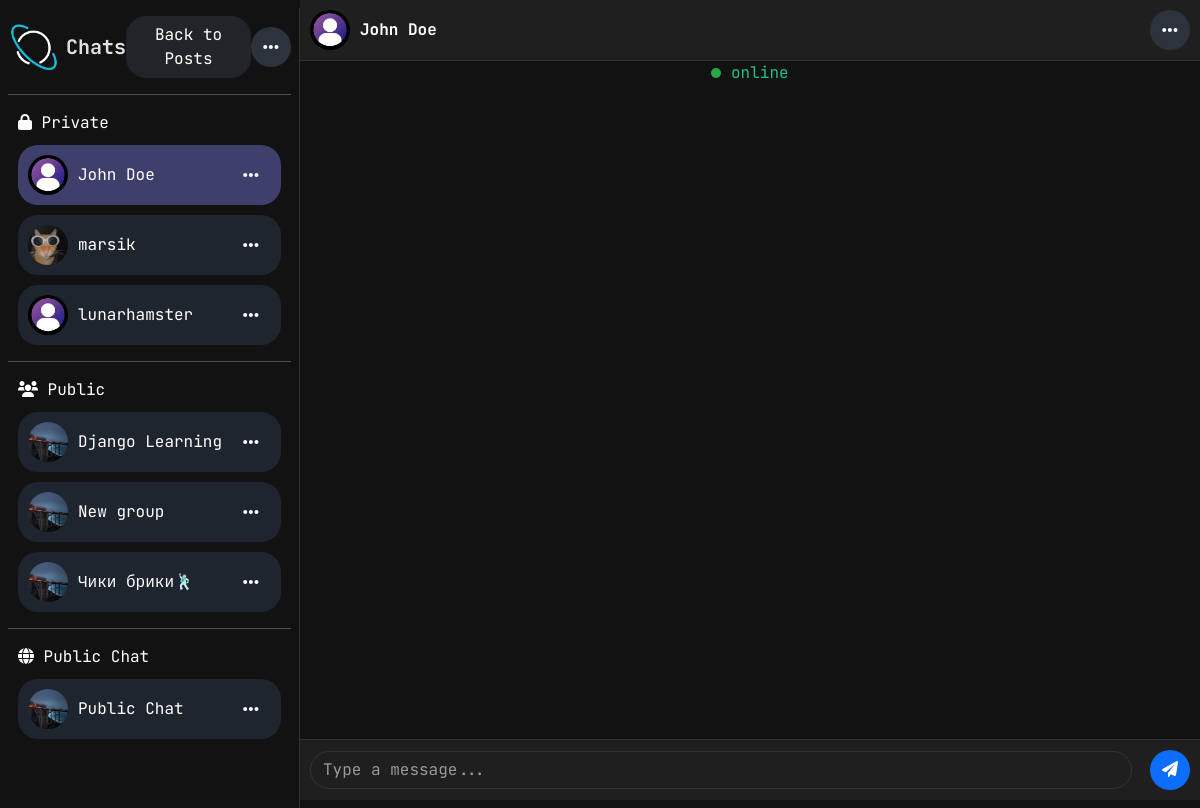
Page /chats/chatroom/Z2aGrrwCM5zrXkpfEMYdJv/ (signed in) on the earlier database version.
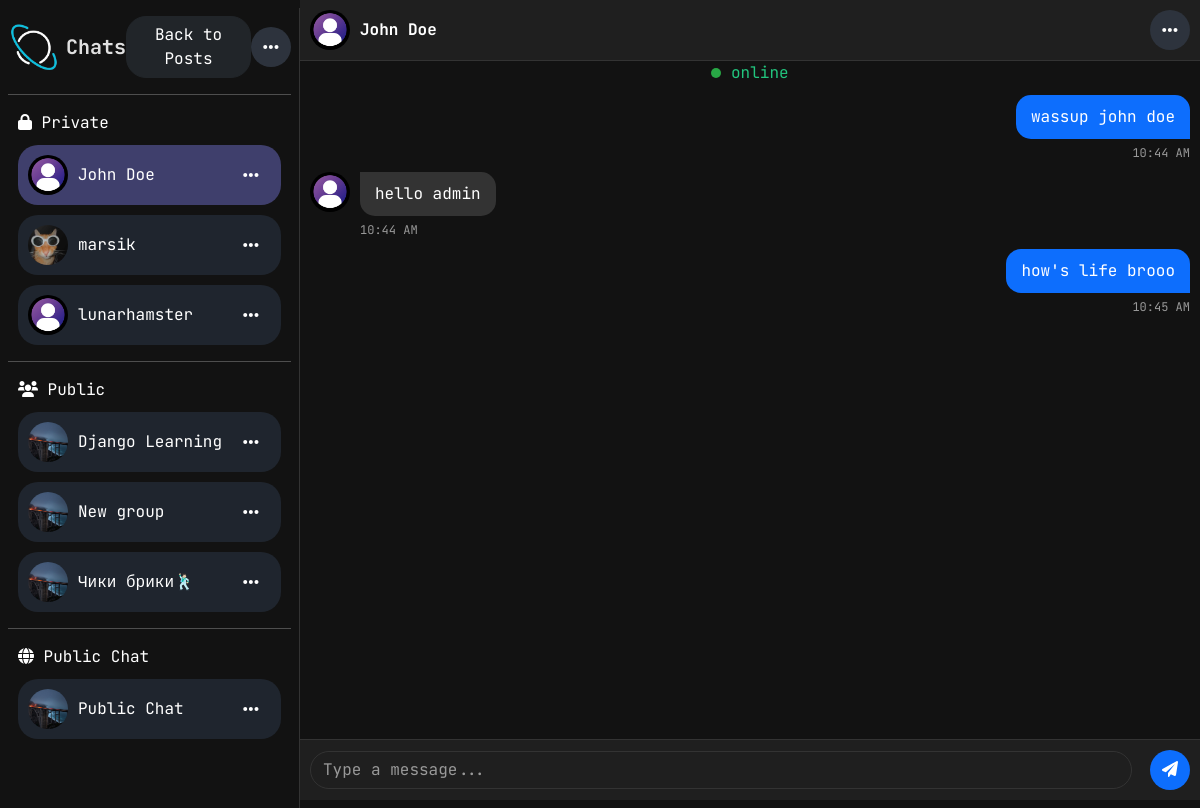
Same page on the later database version.
### users/models.py (models this page shows, shortened)
class Profile(models.Model):
    user = models.OneToOneField(User, on_delete=models.CASCADE, null=True, blank=True)
    username = models.CharField(max_length=15, unique=True, null=True)
    display_name = models.CharField(max_length=15, null=True, blank=True)
    image = models.ImageField(
        upload_to=upload_to,
        default='default/profile_default.png',
        validators=[
            FileExtensionValidator(allowed_extensions=tuple(ext for ext in utils.IMAGE_EXTENSIONS if ext != 'gif')),
            utils.validate_file_size,
        ]
    )
    banner = models.ImageField(
        upload_to=upload_to,
        default='default/banner.jpg',
        validators=[
            FileExtensionValidator(allowed_extensions=tuple(ext for ext in utils.IMAGE_EXTENSIONS if ext != 'gif')),
            utils.validate_file_size,
        ]
    )
    email = models.EmailField(max_length=100, null=True)
    bio = models.TextField(max_length=300, null=True, blank=True)
    created = models.DateTimeField(auto_now_add=True)
    updated = models.DateTimeField(auto_now=True)
    id = models.UUIDField(default=uuid4, unique=True, editable=False, primary_key=True)
    def get_username(self):
        return self.display_name if self.display_name else self.username
    def __str__(self):
        return self.username
    class Meta:
        ordering = ['-created']

### chat/models.py (models this page shows, shortened)
class Chat(models.Model):
    name = models.CharField(max_length=100, unique=True, default=shortuuid.uuid)
    group_name = models.CharField(max_length=100, null=True, blank=True)
    admin = models.ForeignKey(Profile, related_name='groups', null=True, blank=True, on_delete=models.SET_NULL)
    online_users = models.ManyToManyField(Profile, related_name='online_in_chat', blank=True)
    members = models.ManyToManyField(Profile, related_name='chats', blank=True)
    is_private = models.BooleanField(default=False)
    created = models.DateTimeField(auto_now_add=True, null=True)

class Message(models.Model):
    chat = models.ForeignKey(Chat, on_delete=models.CASCADE, related_name='chat_messages')
    author = models.ForeignKey(Profile, on_delete=models.SET_NULL, null=True)
    body = models.CharField(max_length=500)
    created = models.DateTimeField(auto_now_add=True)
    class Meta:
        ordering = ['-created']
    def time_sent(self):
        return self.created.strftime('%I:%M %p')

### chat/views.py (the view, shortened to what this page needs)
# urls.py: path('', views.chat_home, name='chat'),
@login_required(login_url='account_login')
def chat(request, chatroom_name='public-chat'):
    current_user = request.user.profile
    chat = get_object_or_404(Chat, name=chatroom_name)
    messages = chat.chat_messages.all()
    form = MessageForm()
    group_form = GroupForm()
    other_user = None
    if chat.is_private:
        if current_user not in chat.members.all():
            raise Http404()
        for member in chat.members.all():
            if member != current_user:
                other_user = member
                break
    if chat.group_name:
        if current_user not in chat.members.all():
            chat.members.add(current_user)
    context = {
        'form': form,
        'messages': messages,
        'chat_name': chat.name,
        'other_user': other_user,
        'chat': chat,
        'group_form': group_form,
    }
    return render(request, 'chat/chat.html', context)

### chat/forms.py
class MessageForm(forms.ModelForm):
    class Meta:
        model = Message
        fields = ['body']
        widgets = {
            'body': forms.TextInput({
                'class': 'form-control me-2',
                'type': 'text',
                'placeholder': 'Type a message...',
            })
        }

class GroupForm(forms.ModelForm):
    class Meta:
        model = Chat
        fields = ['group_name']
        widgets = {
            'group_name': forms.TextInput(attrs={
                'type': 'text',
                'class': 'form-control',
                'id': 'chatName',
                'name': 'chat_name',
                'placeholder': 'Name...',
                'maxlength': '100',
                'autofocus': True,
                'style': 'border-radius: 20px',
            })
        }

### chat/templates/chat/chat.html (shortened to what this page needs)
{% extends 'chat_main.html' %}
{% load static %}
{% block content %}
<div class="container-fluid">
    <div class="row">
        <div class="col-md-3 d-none d-md-block chat-list mt-2 p-2">
            <div class="chat-list-header d-flex align-items-center justify-content-between">
                <div class="d-flex align-items-center">
                    <img src="{% static 'img/logo_2.png' %}" alt="Logo" style="max-width: 50px;" class="me-2">
                    <span style="font-size: 20px;">Chats</span>
                </div>
                <a href="/" class="btn btn-dark" style="border-radius: 20px;">
                    Back to Posts
                </a>
                <div class="dropdown">
                    <button class="btn btn-dark dropdown-toggle chat-button" type="button" data-bs-toggle="dropdown">
                        <i class="fas fa-ellipsis-h"></i>
                    </button>
                </div>
            </div>
            <hr>
            {% include 'chat/partials/chat_list.html' %}
        </div>
        <div class="col-md-9 col-12 d-flex flex-column chat-window">
            <div class="chat-header">
                {% if page != 'chat_home' %}
                    <div class="d-flex align-items-center">
                        {% if chat.group_name %}
                            <!-- <a href="">
                                <img class="avatar" src="{{ other_user.image.url }}" alt="User Avatar">
                            </a> -->
                            <span class="chat-title">{{ chat.group_name }}</span>
                        {% elif other_user %}
                            <a href="{% url 'users:user_profile' other_user %}">
                                <img class="avatar" src="{{ other_user.image.url }}" alt="User Avatar">
                            </a>
                            <span class="chat-title">{{ other_user.get_username }}</span>
                        {% else %}
                            <span class="chat-title">Public Chat</span>
                        {% endif %}
                    </div>
                {% else %}
                    No chat selected
                {% endif %}
                <div class="dropdown">
                    <button class="btn btn-dark dropdown-toggle chat-button" type="button" data-bs-toggle="dropdown">
                        <i class="fas fa-ellipsis-h"></i>
                    </button>
                </div>
            </div>
            {% if page != 'chat_home' %}
            <div class="chat-online-header">
                <div class="online-indicator">
                    <div class="online-green-dot"></div>
                    <span>online</span>
                </div>
            </div>
            {% endif %}
            {% if page != 'chat_home' %}
                <div class="chat-body" id='chat_messages'>
                    {% for message in messages reversed %}
                        {% include 'chat/message.html' %}
                    {% endfor %}
                </div>
            {% else %}
                <div class="d-flex justify-content-center align-items-center vh-100">
                    <h4>Select a chat</h4>
                </div>
            {% endif %}
            {% if page != 'chat_home' %}
            <form class="chat-footer d-flex align-items-center"
                autocomplete="off"
                hx-ext="ws"
                ws-connect="/ws/chat/{{ chat_name }}/"
                ws-send
                _="on htmx:wsAfterSend reset() me"
            >
                {{ form.body }}
                <button type="submit" class="btn btn-primary rounded-circle send-button">
                    <i class="fas fa-paper-plane"></i>
                </button>
            </form>
            {% endif %}
        </div>
    </div>
</div>
{% endblock content %}

### chat/templates/chat/partials/chat_list.html (shortened to what this page needs)
{% load static %}
<div class="chat-type">
    <i class="fas fa-lock"></i>
    Private
</div>
{% for chat in request.user.profile.chats.all %}
    {% if chat.is_private %}
        {% for member in chat.members.all %}
            {% if member != request.user.profile %}
                {% if chat.name == chat_name %}
                    <div class="chat-item d-flex justify-content-between align-items-center" style="background-color: rgb(63, 63, 108);">
                {% else %}
                    <div class="chat-item d-flex justify-content-between align-items-center">
                {% endif %}
                    <a href="{% url 'chat:chatroom' chat.name %}">
                        <div class="d-flex align-items-center">
                            <img src="{{ member.image.url }}" alt="Avatar" class="avatar">
                            {{ member.get_username }}
                        </div>
                    </a>
                    <div class="dropdown">
                        <button class="btn btn-dark dropdown-toggle chat-button" type="button" data-bs-toggle="dropdown">
                            <i class="fas fa-ellipsis-h"></i>
                        </button>
                    </div>
                </div>
            {% endif %}
        {% endfor %}
    {% endif %}
{% endfor %}
<hr>
<div class="chat-type">
    <i class="fas fa-users"></i>
    Public
</div>
{% for chat in request.user.profile.chats.all %}
    {% if chat.group_name and chat.group_name != 'public-chat' %}
        {% if chat.name == chat_name %}
            <div class="chat-item d-flex justify-content-between align-items-center" style="background-color: rgb(63, 63, 108);">
        {% else %}
            <div class="chat-item d-flex justify-content-between align-items-center">
        {% endif %}
            <a href="{% url 'chat:chatroom' chat.name %}">
                <div class="d-flex align-items-center">
                    <img src="{% static 'img/c1.jpg' %}" alt="Avatar" class="avatar">
                    {{ chat.group_name }}
                </div>
            </a>
            <div class="dropdown">
                <button class="btn btn-dark dropdown-toggle chat-button" type="button" data-bs-toggle="dropdown">
                    <i class="fas fa-ellipsis-h"></i>
                </button>
            </div>
        </div>
    {% endif %}
{% endfor %}
<hr>
<div class="chat-type">
    <i class="fas fa-globe"></i>
    Public Chat
</div>
<div class="chat-item d-flex justify-content-between align-items-center">
    <a href="{% url 'chat:chatroom' 'public-chat' %}">
        <div class="d-flex align-items-center">
            <img src="{% static 'img/c1.jpg' %}" alt="Avatar" class="avatar">
            Public Chat
        </div>
    </a>
    <div class="dropdown">
        <button class="btn btn-dark dropdown-toggle chat-button" type="button" data-bs-toggle="dropdown">
            <i class="fas fa-ellipsis-h"></i>
        </button>
    </div>
</div>

### chat/templates/chat/message.html
{% if message.author == user.profile %}
    <div class="message sent">
        <div class="message-content">
            <div class="content">
                {{ message.body }}
            </div>
            <div class="timestamp">{{ message.time_sent }}</div>
        </div>
    </div>
{% else %}
    <div class="message received">
        <a href="{% url 'users:user_profile' message.author.username %}">
            <img class="avatar" src="{{ message.author.image.url }}" alt="User Avatar">
        </a>
        <div class="message-content">
            <div class="content">
                {{ message.body }}
            </div>
            <div class="timestamp">{{ message.time_sent }}</div>
        </div>
    </div>
{% endif %}

Differences in the rows shown:
added Message: body "wassup john doe", time_sent "10:44 AM"
added Message: author.image (picture), body "hello admin", time_sent "10:44 AM"
added Message: body "how's life brooo", time_sent "10:45 AM"
